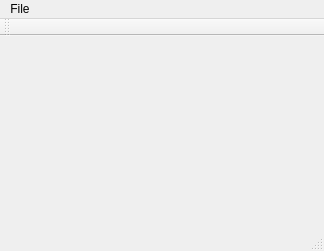
<?xml version="1.0" encoding="UTF-8"?>
<ui version="4.0">
 <class>RMon</class>
 <widget class="QMainWindow" name="RMon">
  <property name="geometry">
   <rect>
    <x>0</x>
    <y>0</y>
    <width>324</width>
    <height>251</height>
   </rect>
  </property>
  <property name="windowTitle">
   <string>RMon</string>
  </property>
  <widget class="QWidget" name="centralWidget">
   <layout class="QGridLayout" name="gridLayout">
    <item row="0" column="0">
     <widget class="VlcWidgetVideo" name="video" native="true">
      <property name="mouseTracking">
       <bool>false</bool>
      </property>
      <property name="focusPolicy">
       <enum>Qt::StrongFocus</enum>
      </property>
      <property name="autoFillBackground">
       <bool>true</bool>
      </property>
     </widget>
    </item>
   </layout>
  </widget>
  <widget class="QMenuBar" name="menuBar">
   <property name="geometry">
    <rect>
     <x>0</x>
     <y>0</y>
     <width>324</width>
     <height>25</height>
    </rect>
   </property>
   <widget class="QMenu" name="menuFile">
    <property name="title">
     <string>File</string>
    </property>
    <addaction name="separator"/>
    <addaction name="actionConnect"/>
    <addaction name="actionQuit"/>
   </widget>
   <addaction name="menuFile"/>
  </widget>
  <widget class="QToolBar" name="mainToolBar">
   <attribute name="toolBarArea">
    <enum>TopToolBarArea</enum>
   </attribute>
   <attribute name="toolBarBreak">
    <bool>false</bool>
   </attribute>
  </widget>
  <widget class="QStatusBar" name="statusBar"/>
  <action name="actionConnect">
   <property name="text">
    <string>Connect</string>
   </property>
  </action>
  <action name="actionQuit">
   <property name="text">
    <string>Quit</string>
   </property>
  </action>
 </widget>
 <layoutdefault spacing="6" margin="11"/>
 <customwidgets>
  <customwidget>
   <class>VlcWidgetVideo</class>
   <extends>QWidget</extends>
   <header location="global">VLCQtWidgets/WidgetVideo.h</header>
   <container>1</container>
  </customwidget>
 </customwidgets>
 <resources/>
 <connections>
  <connection>
   <sender>actionQuit</sender>
   <signal>triggered()</signal>
   <receiver>RMon</receiver>
   <slot>close()</slot>
   <hints>
    <hint type="sourcelabel">
     <x>-1</x>
     <y>-1</y>
    </hint>
    <hint type="destinationlabel">
     <x>337</x>
     <y>226</y>
    </hint>
   </hints>
  </connection>
 </connections>
</ui>
